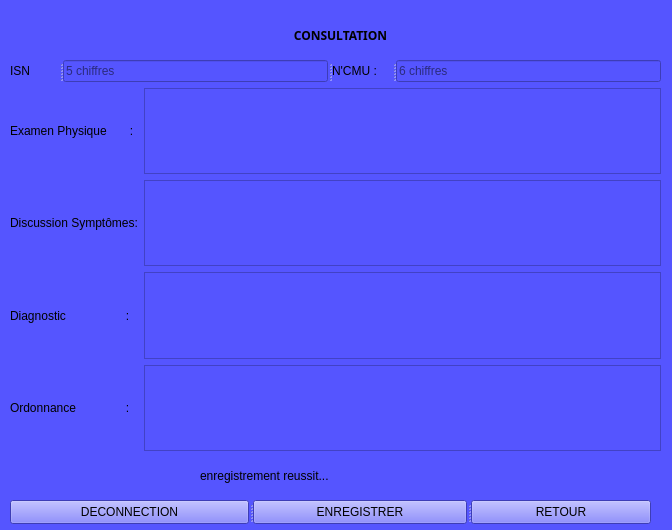
<?xml version="1.0" encoding="UTF-8"?>
<ui version="4.0">
 <class>Form</class>
 <widget class="QWidget" name="Form">
  <property name="geometry">
   <rect>
    <x>0</x>
    <y>0</y>
    <width>672</width>
    <height>530</height>
   </rect>
  </property>
  <property name="palette">
   <palette>
    <active>
     <colorrole role="Button">
      <brush brushstyle="SolidPattern">
       <color alpha="255">
        <red>85</red>
        <green>85</green>
        <blue>255</blue>
       </color>
      </brush>
     </colorrole>
     <colorrole role="Base">
      <brush brushstyle="SolidPattern">
       <color alpha="255">
        <red>85</red>
        <green>85</green>
        <blue>255</blue>
       </color>
      </brush>
     </colorrole>
     <colorrole role="Window">
      <brush brushstyle="SolidPattern">
       <color alpha="255">
        <red>85</red>
        <green>85</green>
        <blue>255</blue>
       </color>
      </brush>
     </colorrole>
    </active>
    <inactive>
     <colorrole role="Button">
      <brush brushstyle="SolidPattern">
       <color alpha="255">
        <red>85</red>
        <green>85</green>
        <blue>255</blue>
       </color>
      </brush>
     </colorrole>
     <colorrole role="Base">
      <brush brushstyle="SolidPattern">
       <color alpha="255">
        <red>85</red>
        <green>85</green>
        <blue>255</blue>
       </color>
      </brush>
     </colorrole>
     <colorrole role="Window">
      <brush brushstyle="SolidPattern">
       <color alpha="255">
        <red>85</red>
        <green>85</green>
        <blue>255</blue>
       </color>
      </brush>
     </colorrole>
    </inactive>
    <disabled>
     <colorrole role="Button">
      <brush brushstyle="SolidPattern">
       <color alpha="255">
        <red>85</red>
        <green>85</green>
        <blue>255</blue>
       </color>
      </brush>
     </colorrole>
     <colorrole role="Base">
      <brush brushstyle="SolidPattern">
       <color alpha="255">
        <red>85</red>
        <green>85</green>
        <blue>255</blue>
       </color>
      </brush>
     </colorrole>
     <colorrole role="Window">
      <brush brushstyle="SolidPattern">
       <color alpha="255">
        <red>85</red>
        <green>85</green>
        <blue>255</blue>
       </color>
      </brush>
     </colorrole>
    </disabled>
   </palette>
  </property>
  <property name="windowTitle">
   <string>Form</string>
  </property>
  <property name="autoFillBackground">
   <bool>false</bool>
  </property>
  <property name="styleSheet">
   <string notr="true">background-color: rgb(85, 85, 255);</string>
  </property>
  <widget class="QLabel" name="label">
   <property name="geometry">
    <rect>
     <x>170</x>
     <y>20</y>
     <width>341</width>
     <height>31</height>
    </rect>
   </property>
   <property name="font">
    <font>
     <family>Arial Black</family>
     <bold>true</bold>
    </font>
   </property>
   <property name="text">
    <string>CONSULTATION</string>
   </property>
   <property name="alignment">
    <set>Qt::AlignCenter</set>
   </property>
   <property name="wordWrap">
    <bool>false</bool>
   </property>
  </widget>
  <widget class="QSplitter" name="splitter_4">
   <property name="geometry">
    <rect>
     <x>10</x>
     <y>500</y>
     <width>641</width>
     <height>24</height>
    </rect>
   </property>
   <property name="orientation">
    <enum>Qt::Horizontal</enum>
   </property>
   <widget class="QPushButton" name="deconnection">
    <property name="maximumSize">
     <size>
      <width>350</width>
      <height>16777215</height>
     </size>
    </property>
    <property name="text">
     <string>DECONNECTION</string>
    </property>
   </widget>
   <widget class="QPushButton" name="enregistrer">
    <property name="text">
     <string>ENREGISTRER</string>
    </property>
   </widget>
   <widget class="QPushButton" name="retour">
    <property name="text">
     <string>RETOUR</string>
    </property>
   </widget>
  </widget>
  <widget class="QLabel" name="reussi">
   <property name="geometry">
    <rect>
     <x>200</x>
     <y>460</y>
     <width>271</width>
     <height>31</height>
    </rect>
   </property>
   <property name="text">
    <string>enregistrement reussit...</string>
   </property>
  </widget>
  <widget class="QLabel" name="ville">
   <property name="geometry">
    <rect>
     <x>53</x>
     <y>300</y>
     <width>16</width>
     <height>16</height>
    </rect>
   </property>
   <property name="text">
    <string/>
   </property>
  </widget>
  <widget class="QWidget" name="layoutWidget">
   <property name="geometry">
    <rect>
     <x>10</x>
     <y>60</y>
     <width>651</width>
     <height>391</height>
    </rect>
   </property>
   <layout class="QGridLayout" name="gridLayout">
    <item row="0" column="0" colspan="2">
     <widget class="QSplitter" name="splitter_2">
      <property name="orientation">
       <enum>Qt::Horizontal</enum>
      </property>
      <widget class="QSplitter" name="splitter">
       <property name="orientation">
        <enum>Qt::Horizontal</enum>
       </property>
       <widget class="QLabel" name="label_11">
        <property name="maximumSize">
         <size>
          <width>60</width>
          <height>16777215</height>
         </size>
        </property>
        <property name="text">
         <string>ISN</string>
        </property>
       </widget>
       <widget class="QLineEdit" name="isn">
        <property name="placeholderText">
         <string>5 chiffres</string>
        </property>
       </widget>
       <widget class="QLabel" name="label_5">
        <property name="minimumSize">
         <size>
          <width>60</width>
          <height>0</height>
         </size>
        </property>
        <property name="maximumSize">
         <size>
          <width>60</width>
          <height>16777215</height>
         </size>
        </property>
        <property name="text">
         <string>N'CMU :</string>
        </property>
       </widget>
       <widget class="QLineEdit" name="ncmu">
        <property name="placeholderText">
         <string>6 chiffres</string>
        </property>
       </widget>
      </widget>
     </widget>
    </item>
    <item row="4" column="0">
     <widget class="QLabel" name="label_14">
      <property name="text">
       <string>Diagnostic                  :</string>
      </property>
     </widget>
    </item>
    <item row="3" column="0">
     <widget class="QLabel" name="label_13">
      <property name="text">
       <string>Discussion Symptômes:</string>
      </property>
     </widget>
    </item>
    <item row="5" column="0">
     <widget class="QLabel" name="label_12">
      <property name="text">
       <string>Ordonnance               :</string>
      </property>
     </widget>
    </item>
    <item row="2" column="0">
     <widget class="QLabel" name="label_10">
      <property name="text">
       <string>Examen Physique       :</string>
      </property>
     </widget>
    </item>
    <item row="2" column="1">
     <widget class="QTextEdit" name="ep">
      <property name="enabled">
       <bool>true</bool>
      </property>
     </widget>
    </item>
    <item row="5" column="1">
     <widget class="QTextEdit" name="o">
      <property name="enabled">
       <bool>true</bool>
      </property>
     </widget>
    </item>
    <item row="3" column="1">
     <widget class="QTextEdit" name="ds">
      <property name="enabled">
       <bool>true</bool>
      </property>
     </widget>
    </item>
    <item row="4" column="1">
     <widget class="QTextEdit" name="d">
      <property name="enabled">
       <bool>true</bool>
      </property>
     </widget>
    </item>
   </layout>
  </widget>
 </widget>
 <resources/>
 <connections/>
</ui>
